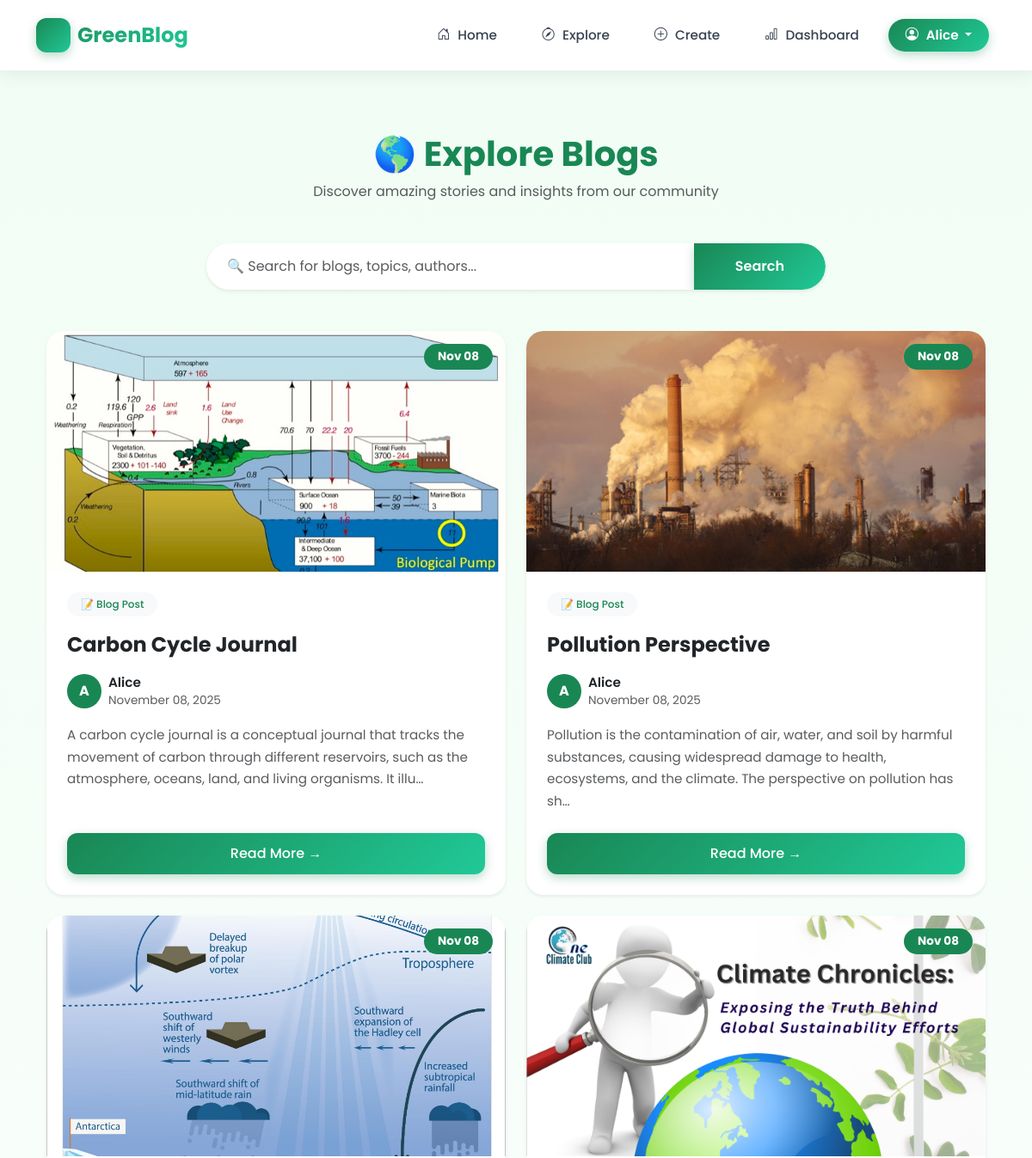
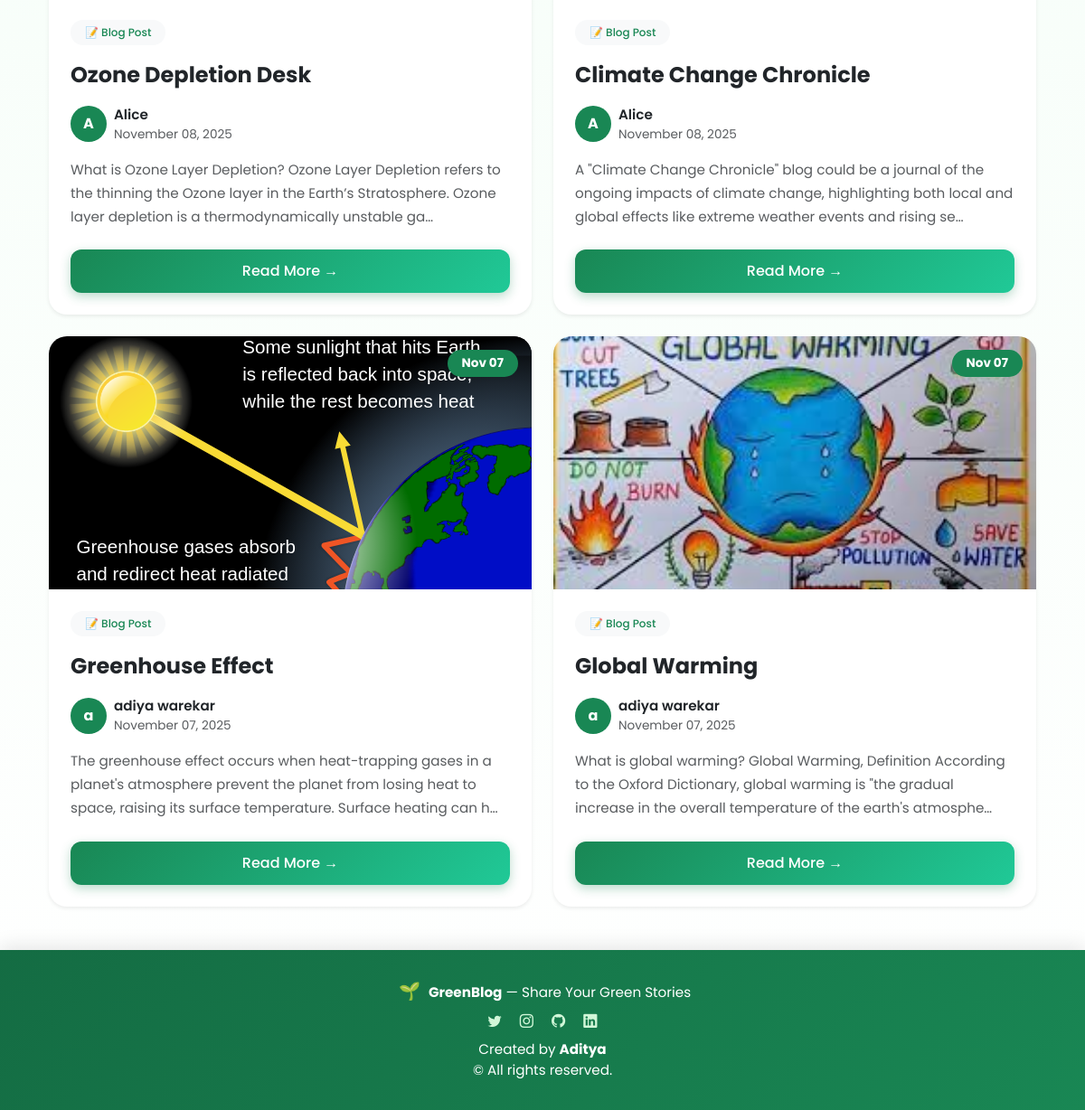
The app's page /explore/ (signed in) with its own data (2 pictures, top to bottom).
### blog/models.py (models this page shows, shortened)
class Posts(models.Model):
    title = models.CharField(max_length=150)
    slug = models.SlugField(max_length=200, unique=True, blank=True)
    content = models.TextField()
    date_posted = models.DateTimeField(default=timezone.now)
    author = models.ForeignKey(User, on_delete=models.CASCADE)
    image = models.ImageField(upload_to='post_images/', null=True, blank=True)
    likes = models.ManyToManyField(User, related_name='liked_posts', blank=True)

### blog/views.py (the view)
# urls.py: path('explore/', views.explore_view, name='explore'),
def explore_view(request):
    q = request.GET.get('q', '')
    posts = Posts.objects.all().order_by('-date_posted')
    if q:
        posts = posts.filter(
            Q(title__icontains=q) |
            Q(content__icontains=q) |
            Q(author__first_name__icontains=q)
        )
    return render(request, 'blog/explore.html', {'posts': posts, 'q': q})

### blog/templates/blog/explore.html (shortened to what this page needs)
{% extends 'blog/base.html' %}
{% block content %}
<div class="container my-5">
  <div class="text-center mb-5">
    <h1 class="text-success fw-bold mb-2">🌎 Explore Blogs</h1>
    <p class="text-muted">Discover amazing stories and insights from our community</p>
  </div>
  <div class="row justify-content-center mb-5">
    <div class="col-lg-8 col-md-10">
      <form method="get" class="d-flex shadow-sm" style="border-radius: 50px; overflow: hidden;">
        <input
          type="text"
          name="q"
          value="{{ q }}"
          class="form-control border-0 px-4"
          placeholder="🔍 Search for blogs, topics, authors..."
          style="border-radius: 50px 0 0 50px; padding: 15px 25px;"
        >
        <button class="btn btn-success px-5" style="border-radius: 0 50px 50px 0;">
          Search
        </button>
      </form>
    </div>
  </div>
  <div class="row g-4">
    {% for post in posts %}
    <div class="col-lg-6 col-md-12">
      <div class="card h-100 shadow-sm border-0 hover-card" style="border-radius: 20px; overflow: hidden; transition: transform 0.3s ease, box-shadow 0.3s ease;">
        {% if post.image %}
        <div style="width: 100%; height: 280px; overflow: hidden; position: relative;">
          <img
            src="{{ post.image.url }}"
            alt="{{ post.title }}"
            style="width: 100%; height: 100%; object-fit: cover; transition: transform 0.3s ease;"
            class="post-image"
          >
          <div style="position: absolute; top: 15px; right: 15px;">
            <span class="badge bg-success px-3 py-2" style="border-radius: 20px; font-size: 0.85rem;">
              {{ post.date_posted|date:"M d" }}
            </span>
          </div>
        </div>
        {% endif %}
        <div class="card-body p-4 d-flex flex-column">
          <div class="mb-3">
            <span class="badge bg-light text-success px-3 py-2" style="border-radius: 15px; font-weight: 500;">
              📝 Blog Post
            </span>
          </div>
          <h4 class="fw-bold text-dark mb-3" style="line-height: 1.4;">
            {{ post.title }}
          </h4>
          <div class="d-flex align-items-center mb-3">
            <div class="bg-success text-white rounded-circle d-flex align-items-center justify-content-center me-2"
                 style="width: 40px; height: 40px; font-weight: bold;">
              {{ post.author.first_name|first }}
            </div>
            <div>
              <p class="mb-0 fw-semibold text-dark" style="font-size: 0.95rem;">
                {{ post.author.first_name }} {{ post.author.last_name }}
              </p>
              <p class="mb-0 text-muted" style="font-size: 0.85rem;">
                {{ post.date_posted|date:"F d, Y" }}
              </p>
            </div>
          </div>
          <p class="text-muted mb-4 flex-grow-1" style="line-height: 1.7; font-size: 0.95rem;">
            {{ post.content|truncatechars:180 }}
          </p>
          <a href="{% url 'post_detail' slug=post.slug %}"
             class="btn btn-success w-100"
             style="border-radius: 12px; padding: 12px; font-weight: 500;">
            Read More →
          </a>
        </div>
      </div>
    </div>
    {% endfor %}
  </div>
</div>
{% endblock %}

### blog/templates/blog/base.html (shortened to what this page needs)
{% load static %}
<!DOCTYPE html>
<html lang="en">
<head>
  <link href="https://cdn.jsdelivr.net/npm/bootstrap@5.3.3/dist/css/bootstrap.min.css" rel="stylesheet">
  <link rel="stylesheet" href="https://cdn.jsdelivr.net/npm/bootstrap-icons@1.11.3/font/bootstrap-icons.min.css">
</head>
<body>
  <nav class="navbar navbar-expand-lg navbar-light sticky-top">
    <div class="container">
      <a class="navbar-brand" href="{% url 'home' %}">
        <div class="logo-icon">🌿</div>
        <span>GreenBlog</span>
      </a>
      <div class="collapse navbar-collapse" id="navmenu">
        <ul class="navbar-nav ms-auto align-items-center">
          {% if user.is_authenticated %}
            <li class="nav-item">
              <a class="nav-link" href="{% url 'home' %}">
                <i class="bi bi-house-door"></i> Home
              </a>
            </li>
            <li class="nav-item">
              <a class="nav-link" href="{% url 'explore' %}">
                <i class="bi bi-compass"></i> Explore
              </a>
            </li>
            <li class="nav-item">
              <a class="nav-link" href="{% url 'create_post' %}">
                <i class="bi bi-plus-circle"></i> Create
              </a>
            </li>
            <li class="nav-item">
              <a class="nav-link" href="{% url 'dashboard' %}">
                <i class="bi bi-bar-chart"></i> Dashboard
              </a>
            </li>
            <li class="nav-item dropdown">
              <a class="nav-link dropdown-toggle user-profile-btn" href="#" role="button" data-bs-toggle="dropdown">
                <i class="bi bi-person-circle"></i> {{ user.first_name }}
              </a>
            </li>
          {% endif %}
        </ul>
      </div>
    </div>
  </nav>
  <div class="container mt-4">
    {% block content %}{% endblock %}
  </div>
  <footer>
    <div class="container">
      <div class="row">
        <div class="col-md-12">
          <p class="mb-2">
            <span class="footer-icon">🌱</span>
            <strong>GreenBlog</strong> — Share Your Green Stories
          </p>
          <p class="mb-2">
            <a href="#"><i class="bi bi-twitter"></i></a>
            <a href="#"><i class="bi bi-instagram"></i></a>
            <a href="#"><i class="bi bi-github"></i></a>
            <a href="#"><i class="bi bi-linkedin"></i></a>
          </p>
          <p class="mb-0">
            Created by <strong>Aditya</strong>
            <br>© {{ now|date:"Y" }} All rights reserved.
          </p>
        </div>
      </div>
    </div>
  </footer>
</body>
</html>

### blog/templates/blog/base.html (style rules this page uses)
:root { --green-main: #198754; --green-light: #e6f4ea; --green-dark: #146c43; --gradient-green: linear-gradient(135deg, #198754 0%, #20c997 100%); }
* { font-family: 'Poppins', sans-serif; }
body { background: linear-gradient(to bottom, #f0fdf4 0%, #ffffff 100%); min-height: 100vh; display: flex; flex-direction: column; }
.navbar { background: rgba(255, 255, 255, 0.95) !important; backdrop-filter: blur(10px); padding: 1rem 0; box-shadow: 0 2px 20px rgba(0, 0, 0, 0.08); border-bottom: 1px solid rgba(25, 135, 84, 0.1); }
.navbar-brand { font-weight: 700; font-size: 1.5rem; background: var(--gradient-green); -webkit-background-clip: text; -webkit-text-fill-color: transparent; background-clip: text; display: flex; align-items: center; gap: 8px; }
.navbar-brand .logo-icon { background: var(--gradient-green); width: 40px; height: 40px; border-radius: 12px; display: flex; align-items: center; justify-content: center; font-size: 1.2rem; box-shadow: 0 4px 12px rgba(25, 135, 84, 0.3); }
.nav-link { color: #374151 !important; margin: 0 8px; padding: 8px 18px !important; border-radius: 25px; transition: all 0.3s ease; font-weight: 500; font-size: 0.95rem; position: relative; }
.nav-link i { margin-right: 5px; }
.user-profile-btn { background: var(--gradient-green); color: white !important; padding: 8px 20px !important; border-radius: 25px; font-weight: 600; box-shadow: 0 4px 12px rgba(25, 135, 84, 0.3); }
.card { border: none; border-radius: 20px; transition: transform 0.3s ease, box-shadow 0.3s ease; background-color: #fff; box-shadow: 0 4px 15px rgba(0, 0, 0, 0.06); }
.btn-success { background: var(--gradient-green); border: none; border-radius: 25px; padding: 10px 28px; transition: all 0.3s ease; font-weight: 600; box-shadow: 0 4px 12px rgba(25, 135, 84, 0.3); }
footer { background: linear-gradient(135deg, #146c43 0%, #198754 100%); color: white; text-align: center; padding: 2rem 1rem; margin-top: auto; font-size: 0.95rem; box-shadow: 0 -4px 20px rgba(0, 0, 0, 0.1); }
footer a { color: #d1f7d8; text-decoration: none; margin: 0 8px; font-weight: 500; transition: color 0.3s ease; }
.footer-icon { font-size: 1.2rem; margin: 0 5px; }

### records on screen
Posts: image (picture), date_posted "Nov 08", title "Carbon Cycle Journal", author.first_name|first "A", author.first_name "Alice", date_posted "November 08, 2025", content "A carbon cycle journal is a conceptual journal that tracks the movement of carbon through different reservoirs, such as the atmosphere, oceans, land, and living organisms. It illu…"
Posts: image (picture), date_posted "Nov 08", title "Pollution Perspective", author.first_name|first "A", author.first_name "Alice", date_posted "November 08, 2025", content "Pollution is the contamination of air, water, and soil by harmful substances, causing widespread damage to health, ecosystems, and the climate. The perspective on pollution has sh…"
Posts: image (picture), date_posted "Nov 08", title "Ozone Depletion Desk", author.first_name|first "A", author.first_name "Alice", date_posted "November 08, 2025", content "What is Ozone Layer Depletion? Ozone Layer Depletion refers to the thinning the Ozone layer in the Earth’s Stratosphere. Ozone layer depletion is a thermodynamically unstable ga…"
Posts: image (picture), date_posted "Nov 08", title "Climate Change Chronicle", author.first_name|first "A", author.first_name "Alice", date_posted "November 08, 2025", content "A \"Climate Change Chronicle\" blog could be a journal of the ongoing impacts of climate change, highlighting both local and global effects like extreme weather events and rising se…"
Posts: image (picture), date_posted "Nov 07", title "Greenhouse Effect", author.first_name|first "a", author.first_name "adiya warekar", date_posted "November 07, 2025", content "The greenhouse effect occurs when heat-trapping gases in a planet's atmosphere prevent the planet from losing heat to space, raising its surface temperature. Surface heating can h…"
Posts: image (picture), date_posted "Nov 07", title "Global Warming", author.first_name|first "a", author.first_name "adiya warekar", date_posted "November 07, 2025", content "What is global warming? Global Warming, Definition According to the Oxford Dictionary, global warming is \"the gradual increase in the overall temperature of the earth's atmosphe…"

### other values on screen
{{ user.first_name }} "Alice"
